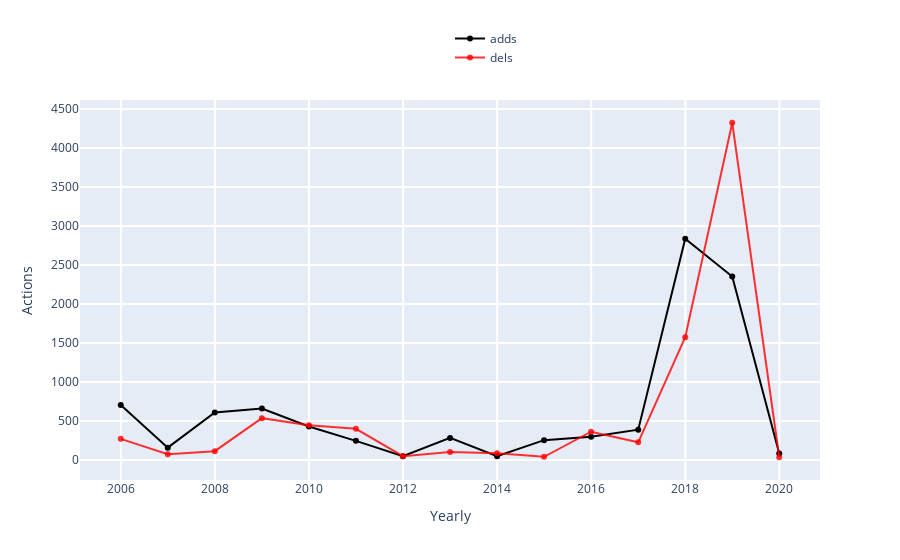

Here is the notebook cell this chart was saved with:
### Markdown cell above
### <span style="color:green"> TRY YOURSELF! THIS IS WHAT WILL HAPPEN WHEN YOU CLICK 'Refresh Actions Details' BUTTON </span>

### Code cell
### ----------------------------------------------------------------------------------- ###
### TRY YOURSELF! THIS IS WHAT WILL HAPPEN WHEN YOU CLICK 'Show Actions Details' BUTTON ###
### ----------------------------------------------------------------------------------- ###

## This is the page you used ##
print('The page that is being used:', the_page['title'])

## Continue to use our data from A.1; first convert the date to the type datetime ##
total_actions['year_month'] = pd.to_datetime(total_actions['year_month'])

## visualization, core visual code lies in ActionsListener, then the interact function    ##
## make it interactive, mode details see:                                                 ##
## https://github.com/gesiscss/wikiwho_demo/blob/master/visualization/actions_listener.py ##

# Define a ActionsListener instance
actions_listener = ActionsListener(total_actions)

# Which types do those actions have?
actions_types = (total_actions.columns[4:16]).values.tolist()

# Visualization: try yourself by coding!
begin_date = date(2002, 3, 1)
end_date = date(2019, 4, 1)
editor_name = 'All'
frequency = 'Yearly' # 'Monthly'
black_line = 'adds' # Choose one from 'actions_types'. Note that 'black_line doesn't have 'None' option but others have.
red_line = 'dels'
blue_line = 'None'
green_line = 'None'

actions_listener.listen(
    _range = (begin_date, end_date),
    editor = editor_name,
    granularity = frequency,
    black = black_line,
    red = red_line,
    blue = blue_line,
    green = green_line
)

# Store the variable total_actions for the next notebooks.
%store total_actions

### Figure 1 — Plotly figure (JSON) as saved in the notebook; plotly's stock layout.template omitted (floating-point values rounded to 4 significant figures)
{"data": [{"marker": {"color": "rgba(0, 0, 0, 1)"}, "name": "adds", "type": "scatter", "x": ["2005-12-31T00:00:00", "2006-12-31T00:00:00", "2007-12-31T00:00:00", "2008-12-31T00:00:00", "2009-12-31T00:00:00", "2010-12-31T00:00:00", "2011-12-31T00:00:00", "2012-12-31T00:00:00", "2013-12-31T00:00:00", "2014-12-31T00:00:00", "2015-12-31T00:00:00", "2016-12-31T00:00:00", "2017-12-31T00:00:00", "2018-12-31T00:00:00", "2019-12-31T00:00:00"], "y": [705, 158, 608, 659, 430, 245, 49, 283, 48, 254, 298, 388, 2836, 2351, 84]}, {"marker": {"color": "rgba(255, 0, 0, .8)"}, "name": "dels", "type": "scatter", "x": ["2005-12-31T00:00:00", "2006-12-31T00:00:00", "2007-12-31T00:00:00", "2008-12-31T00:00:00", "2009-12-31T00:00:00", "2010-12-31T00:00:00", "2011-12-31T00:00:00", "2012-12-31T00:00:00", "2013-12-31T00:00:00", "2014-12-31T00:00:00", "2015-12-31T00:00:00", "2016-12-31T00:00:00", "2017-12-31T00:00:00", "2018-12-31T00:00:00", "2019-12-31T00:00:00"], "y": [271, 74, 113, 536, 444, 399, 49, 103, 86, 41, 362, 226, 1573, 4323, 35]}], "layout": {"barmode": "group", "hovermode": "closest", "legend": {"x": 0.5, "y": 1.2}, "showlegend": true, "xaxis": {"gridwidth": 2, "ticklen": 5, "title": {"text": "Yearly"}, "zeroline": true}, "yaxis": {"gridwidth": 2, "ticklen": 5, "title": {"text": "Actions"}}}}
